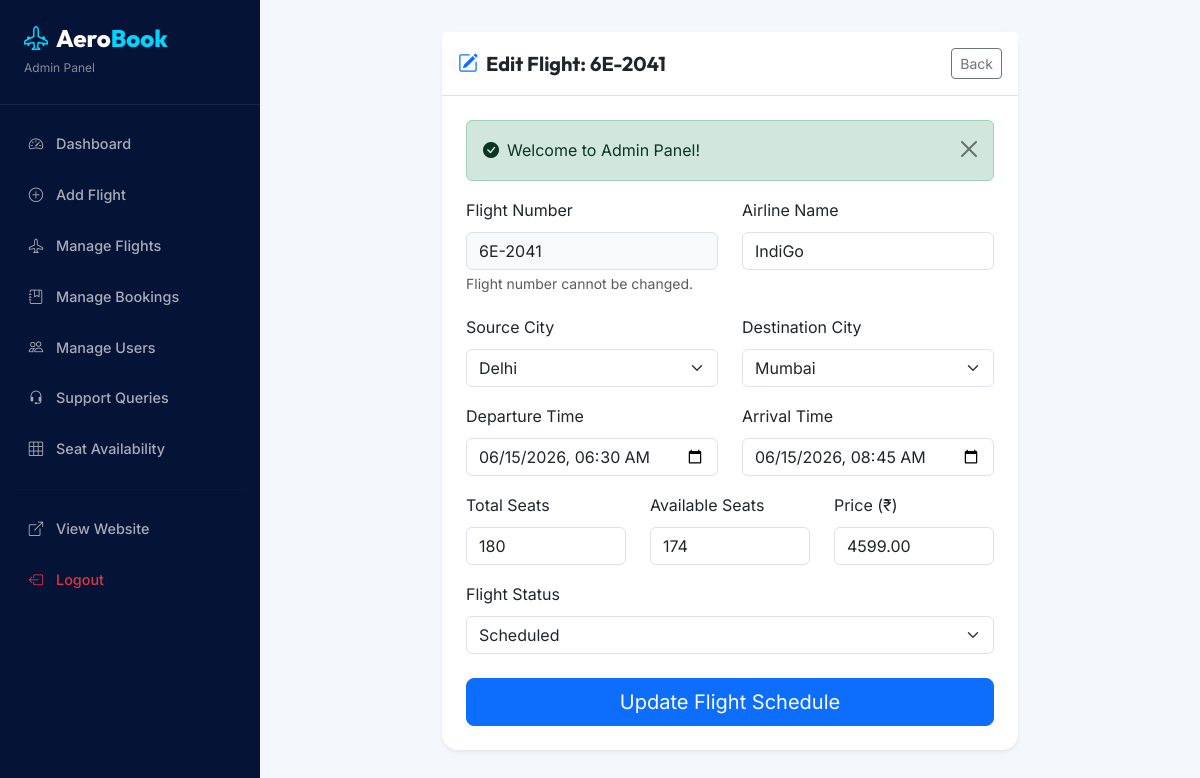
Page /admin/edit-flight.php?id=1 (signed in) on the earlier database version.
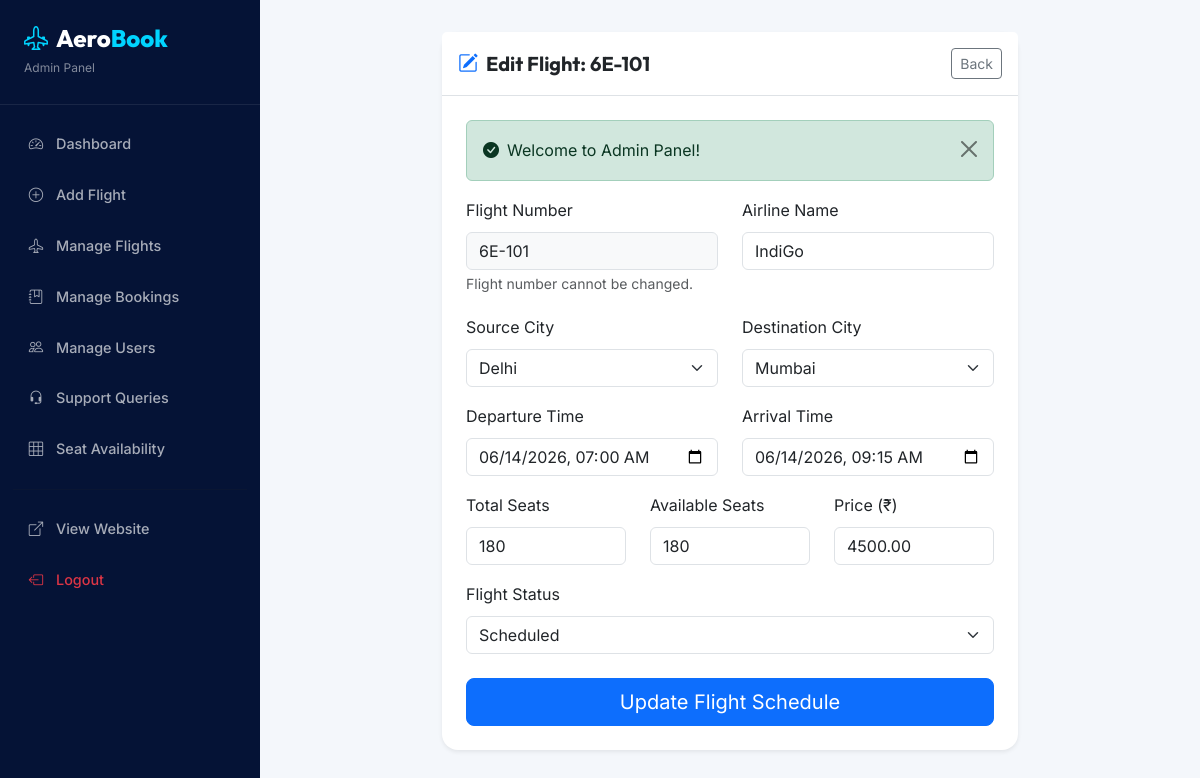
Same page on the later database version.
### tables this page shows
CREATE TABLE IF NOT EXISTS flights (
    flight_id INT AUTO_INCREMENT PRIMARY KEY,
    airline_name VARCHAR(100) NOT NULL,
    flight_number VARCHAR(20) NOT NULL UNIQUE,
    source VARCHAR(100) NOT NULL,
    destination VARCHAR(100) NOT NULL,
    departure_time DATETIME NOT NULL,
    arrival_time DATETIME NOT NULL,
    total_seats INT NOT NULL DEFAULT 180,
    seats_available INT NOT NULL DEFAULT 180,
    price DECIMAL(10, 2) NOT NULL,
    status ENUM('Scheduled', 'Delayed', 'Cancelled', 'Completed') DEFAULT 'Scheduled',
    created_at TIMESTAMP DEFAULT CURRENT_TIMESTAMP
);

### admin/edit-flight.php (the view, shortened to what this page needs)
<?php
require_once __DIR__ . '/includes/admin-header.php';
$id = intval($_GET['id'] ?? 0);
$stmt = mysqli_prepare($conn, "SELECT * FROM flights WHERE flight_id = ?");
mysqli_stmt_bind_param($stmt, "i", $id);
mysqli_stmt_execute($stmt);
$result = mysqli_stmt_get_result($stmt);
$f = mysqli_fetch_assoc($result);
?>
<div class="row justify-content-center">
    <div class="col-lg-8">
        <div class="card border-0 shadow-sm rounded-4">
            <div class="card-header bg-white p-3 border-bottom d-flex justify-content-between align-items-center">
                <h5 class="mb-0 fw-bold"><i class="bi bi-pencil-square me-2 text-primary"></i>Edit Flight: <?php echo $f['flight_number']; ?></h5>
                <a href="manage-flights.php" class="btn btn-sm btn-outline-secondary">Back</a>
            </div>
            <div class="card-body p-4">
                <?php showAlert(); ?>
                <form method="POST">
                    <div class="row">
                        <div class="col-md-6 mb-3">
                            <label class="form-label">Flight Number</label>
                            <input type="text" class="form-control bg-light" value="<?php echo $f['flight_number']; ?>" disabled>
                            <small class="text-muted">Flight number cannot be changed.</small>
                        </div>
                        <div class="col-md-6 mb-3">
                            <label class="form-label">Airline Name</label>
                            <input type="text" name="airline_name" class="form-control" value="<?php echo htmlspecialchars($f['airline_name']); ?>" required>
                        </div>
                    </div>
                    <div class="row">
                        <div class="col-md-6 mb-3">
                            <label class="form-label">Source City</label>
                            <select name="source" class="form-select" required>
                                <?php foreach(['Delhi','Mumbai','Bangalore','Kolkata','Chennai','Hyderabad','Pune'] as $city): ?>
                                    <option value="<?php echo $city; ?>" <?php echo $f['source'] == $city ? 'selected' : ''; ?>><?php echo $city; ?></option>
                                <?php endforeach; ?>
                            </select>
                        </div>
                        <div class="col-md-6 mb-3">
                            <label class="form-label">Destination City</label>
                            <select name="destination" class="form-select" required>
                                <?php foreach(['Delhi','Mumbai','Bangalore','Kolkata','Chennai','Hyderabad','Pune'] as $city): ?>
                                    <option value="<?php echo $city; ?>" <?php echo $f['destination'] == $city ? 'selected' : ''; ?>><?php echo $city; ?></option>
                                <?php endforeach; ?>
                            </select>
                        </div>
                    </div>
                    <div class="row">
                        <div class="col-md-6 mb-3">
                            <label class="form-label">Departure Time</label>
                            <input type="datetime-local" name="departure_time" class="form-control" value="<?php echo date('Y-m-d\TH:i', strtotime($f['departure_time'])); ?>" required>
                        </div>
                        <div class="col-md-6 mb-3">
                            <label class="form-label">Arrival Time</label>
                            <input type="datetime-local" name="arrival_time" class="form-control" value="<?php echo date('Y-m-d\TH:i', strtotime($f['arrival_time'])); ?>" required>
                        </div>
                    </div>
                    <div class="row">
                        <div class="col-md-4 mb-3">
                            <label class="form-label">Total Seats</label>
                            <input type="number" name="total_seats" class="form-control" value="<?php echo $f['total_seats']; ?>" min="1" required>
                        </div>
                        <div class="col-md-4 mb-3">
                            <label class="form-label">Available Seats</label>
                            <input type="number" name="seats_available" class="form-control" value="<?php echo $f['seats_available']; ?>" min="0" required>
                        </div>
                        <div class="col-md-4 mb-3">
                            <label class="form-label">Price (₹)</label>
                            <input type="number" name="price" class="form-control" value="<?php echo $f['price']; ?>" step="0.01" min="0" required>
                        </div>
                    </div>
                    <div class="mb-4">
                        <label class="form-label">Flight Status</label>
                        <select name="status" class="form-select">
                            <?php foreach(['Scheduled','Delayed','Cancelled','Completed'] as $status): ?>
                                <option value="<?php echo $status; ?>" <?php echo $f['status'] == $status ? 'selected' : ''; ?>><?php echo $status; ?></option>
                            <?php endforeach; ?>
                        </select>
                    </div>
                    <button type="submit" class="btn btn-primary btn-lg w-100">Update Flight Schedule</button>
                </form>
            </div>
        </div>
    </div>
</div>
<?php require_once __DIR__ . '/includes/admin-footer.php'; ?>

### admin/includes/admin-header.php (shortened to what this page needs)
<?php
require_once __DIR__ . '/../../includes/functions.php';
?>
<!DOCTYPE html>
<html lang="en">
<head>
    <link href="https://cdn.jsdelivr.net/npm/bootstrap@5.3.3/dist/css/bootstrap.min.css" rel="stylesheet">
    <link href="https://cdn.jsdelivr.net/npm/bootstrap-icons@1.11.3/font/bootstrap-icons.min.css" rel="stylesheet">
    <link href="<?php echo asset('css/style.css'); ?>" rel="stylesheet">
</head>
<body>
<div class="admin-wrapper">
    <aside class="admin-sidebar collapse d-lg-block" id="adminSidebar">
        <div class="sidebar-brand">
            <h4><i class="bi bi-airplane-engines me-2" style="color: #00d4ff;"></i><span class="text-white">Aero</span><span style="color: #00d4ff;">Book</span></h4>
            <small>Admin Panel</small>
        </div>
        <ul class="sidebar-nav">
            <li><a href="<?php echo BASE_URL; ?>admin/dashboard.php" class="<?php echo basename($_SERVER['PHP_SELF'])=='dashboard.php'?'active':''; ?>"><i class="bi bi-speedometer2"></i>Dashboard</a></li>
            <li><a href="<?php echo BASE_URL; ?>admin/add-flight.php" class="<?php echo basename($_SERVER['PHP_SELF'])=='add-flight.php'?'active':''; ?>"><i class="bi bi-plus-circle"></i>Add Flight</a></li>
            <li><a href="<?php echo BASE_URL; ?>admin/manage-flights.php" class="<?php echo basename($_SERVER['PHP_SELF'])=='manage-flights.php'?'active':''; ?>"><i class="bi bi-airplane"></i>Manage Flights</a></li>
            <li><a href="<?php echo BASE_URL; ?>admin/manage-bookings.php" class="<?php echo basename($_SERVER['PHP_SELF'])=='manage-bookings.php'?'active':''; ?>"><i class="bi bi-journal-bookmark"></i>Manage Bookings</a></li>
            <li><a href="<?php echo BASE_URL; ?>admin/manage-users.php" class="<?php echo basename($_SERVER['PHP_SELF'])=='manage-users.php'?'active':''; ?>"><i class="bi bi-people"></i>Manage Users</a></li>
            <li><a href="<?php echo BASE_URL; ?>admin/manage-contacts.php" class="<?php echo basename($_SERVER['PHP_SELF'])=='manage-contacts.php'?'active':''; ?>"><i class="bi bi-headset"></i>Support Queries</a></li>
            <li><a href="<?php echo BASE_URL; ?>admin/manage-seats.php" class="<?php echo basename($_SERVER['PHP_SELF'])=='manage-seats.php'?'active':''; ?>"><i class="bi bi-grid-3x3"></i>Seat Availability</a></li>
            <li><hr class="text-muted opacity-25"></li>
            <li><a href="<?php echo BASE_URL; ?>index.php" target="_blank"><i class="bi bi-box-arrow-up-right"></i>View Website</a></li>
            <li><a href="<?php echo BASE_URL; ?>admin/logout.php" class="text-danger"><i class="bi bi-box-arrow-left"></i>Logout</a></li>
        </ul>
    </aside>
    <div class="admin-content">

### includes/functions.php (shortened to what this page needs)
<?php
function asset($path) {
    return BASE_URL . ltrim($path, '/');
}
function showAlert() {
    if (isset($_SESSION['success'])) {
        echo '<div class="alert alert-success alert-dismissible fade show" role="alert">
                <i class="bi bi-check-circle-fill me-2"></i>' . $_SESSION['success'] . '
                <button type="button" class="btn-close" data-bs-dismiss="alert"></button>
              </div>';
    }
}
?>

### admin/includes/admin-footer.php (shortened to what this page needs)
    </div>
</div>
</body>
</html>

### css/style.css (style rules this page uses)
:root { --primary: #051336; --primary-light: #0b1f4d; --accent: #024dec; --accent-hover: #033bb2; --accent-glow: rgba(2, 77, 236, 0.25); --surface: #f4f7fb; --surface-card: #ffffff; --text-primary: #051336; --text-secondary: #586985; --text-light: #94a3b8; --border: #e2e8f0; --success: #10b981; --danger: #ef4444; --warning: #f59e0b; --gradient-hero: linear-gradient(135deg, #d3e1ef 0%, #f4f7fb 100%); --gradient-accent: linear-gradient(135deg, #024dec, #033bb2); --gradient-card: linear-gradient(145deg, #ffffff 0%, #f8fafc 100%); --shadow-sm: 0 1px 3px rgba(0,0,0,0.06); --shadow-md: 0 6px 16px rgba(0,0,0,0.06); --shadow-lg: 0 12px 32px rgba(10, 22, 40, 0.08); --shadow-glow: 0 0 20px var(--accent-glow); --radius-sm: 8px; --radius-md: 12px; --radius-lg: 20px; --font-primary: 'Inter', sans-serif; --font-heading: 'Outfit', sans-serif; --transition: all 0.3s cubic-bezier(0.4, 0, 0.2, 1); }
*, *::before, *::after { box-sizing: border-box; }
body { font-family: var(--font-primary); color: var(--text-primary); background: var(--surface); line-height: 1.7; overflow-x: hidden; }
h1,h2,h3,h4,h5,h6 { font-family: var(--font-heading); font-weight: 700; }
a { text-decoration: none; transition: var(--transition); }
.admin-wrapper { display: flex; min-height: 100vh; }
.admin-sidebar { width: 260px; background: var(--primary); color: #fff; padding: 1.5rem 0; position: fixed; top: 0; left: 0; bottom: 0; z-index: 1000; overflow-y: auto; }
.admin-sidebar .sidebar-brand { padding: 0 1.5rem 1.5rem; border-bottom: 1px solid rgba(255,255,255,0.08); margin-bottom: 1rem; }
.admin-sidebar .sidebar-brand h4 { font-family: var(--font-heading); font-weight: 800; margin: 0; }
.admin-sidebar .sidebar-brand small { color: rgba(255,255,255,0.5); font-size: 0.75rem; }
.sidebar-nav { list-style: none; padding: 0 0.8rem; }
.sidebar-nav li { margin-bottom: 0.25rem; }
.sidebar-nav a { display: flex; align-items: center; gap: 0.8rem; padding: 0.7rem 1rem; color: rgba(255,255,255,0.65); border-radius: var(--radius-sm); font-weight: 500; font-size: 0.9rem; transition: var(--transition); }
.admin-content { flex: 1; margin-left: 260px; padding: 2rem; background: var(--surface); min-height: 100vh; }

Differences in the rows shown:
changed flights "IndiGo": flight_number "6E-2041" → "6E-101"; departure_time "06/15/2026 06:30" → "06/14/2026 07:00"; arrival_time "06/15/2026 08:45" → "06/14/2026 09:15"; seats_available "174" → "180"; price "4599.00" → "4500.00"
